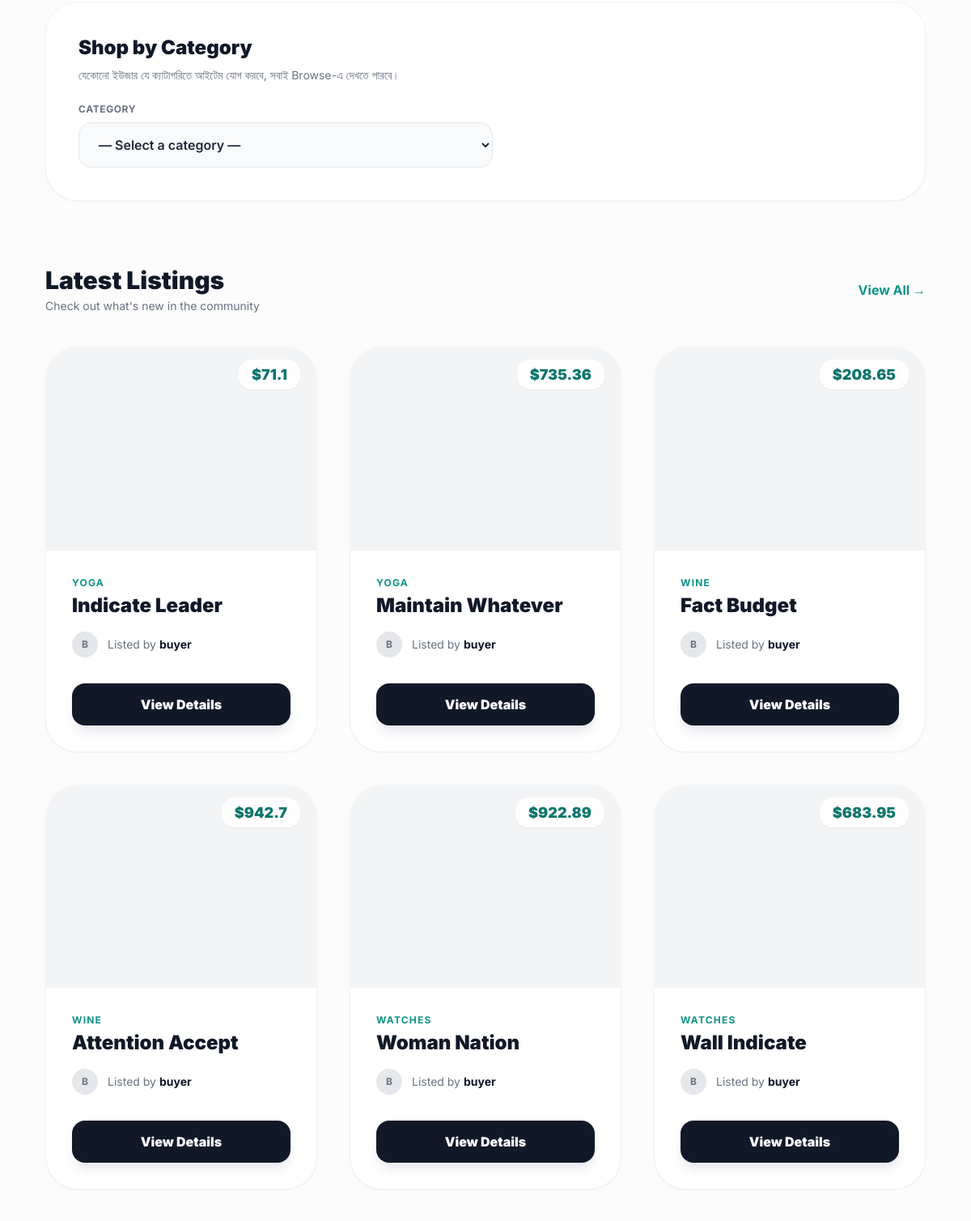
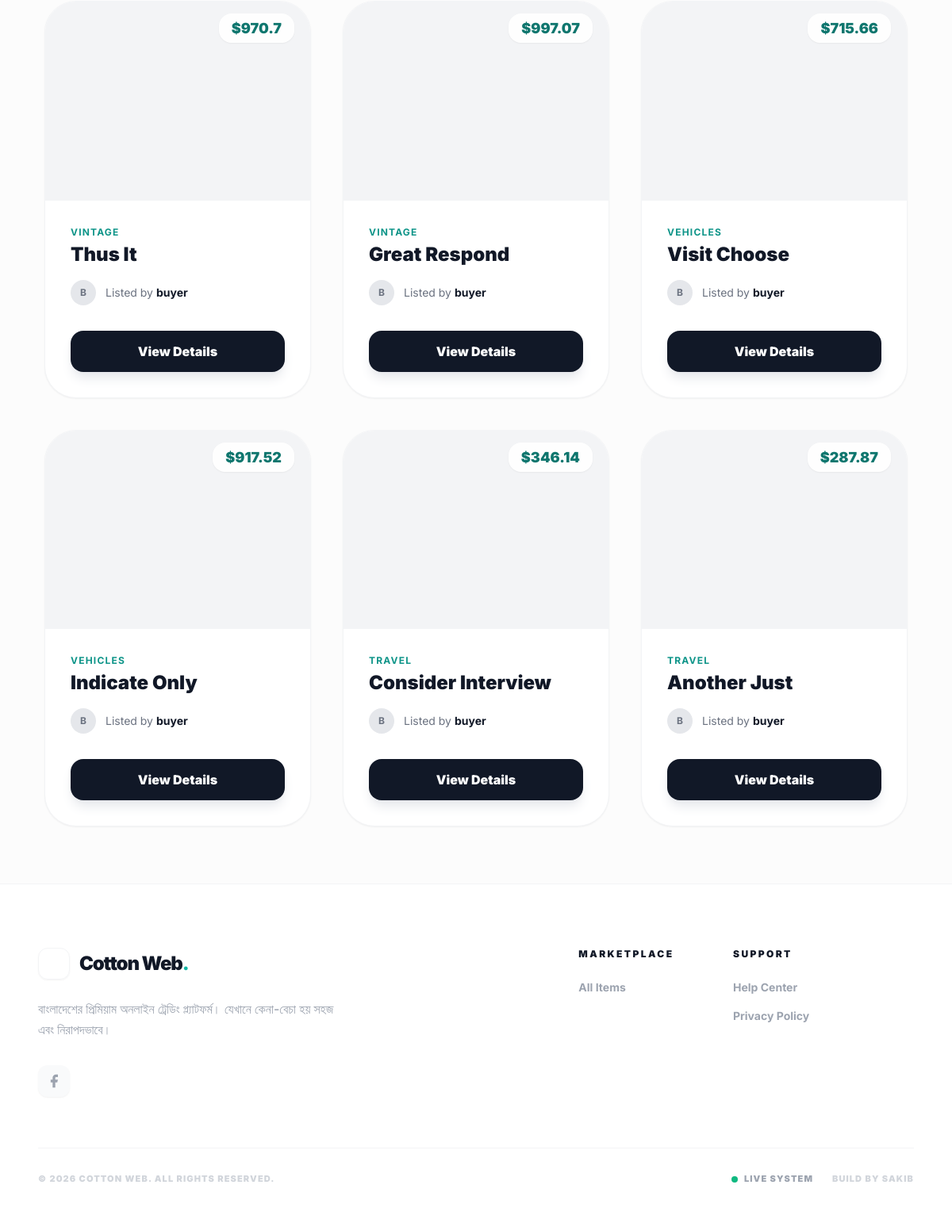
Before: / (lower part) with the older database file (2 pictures, top to bottom).
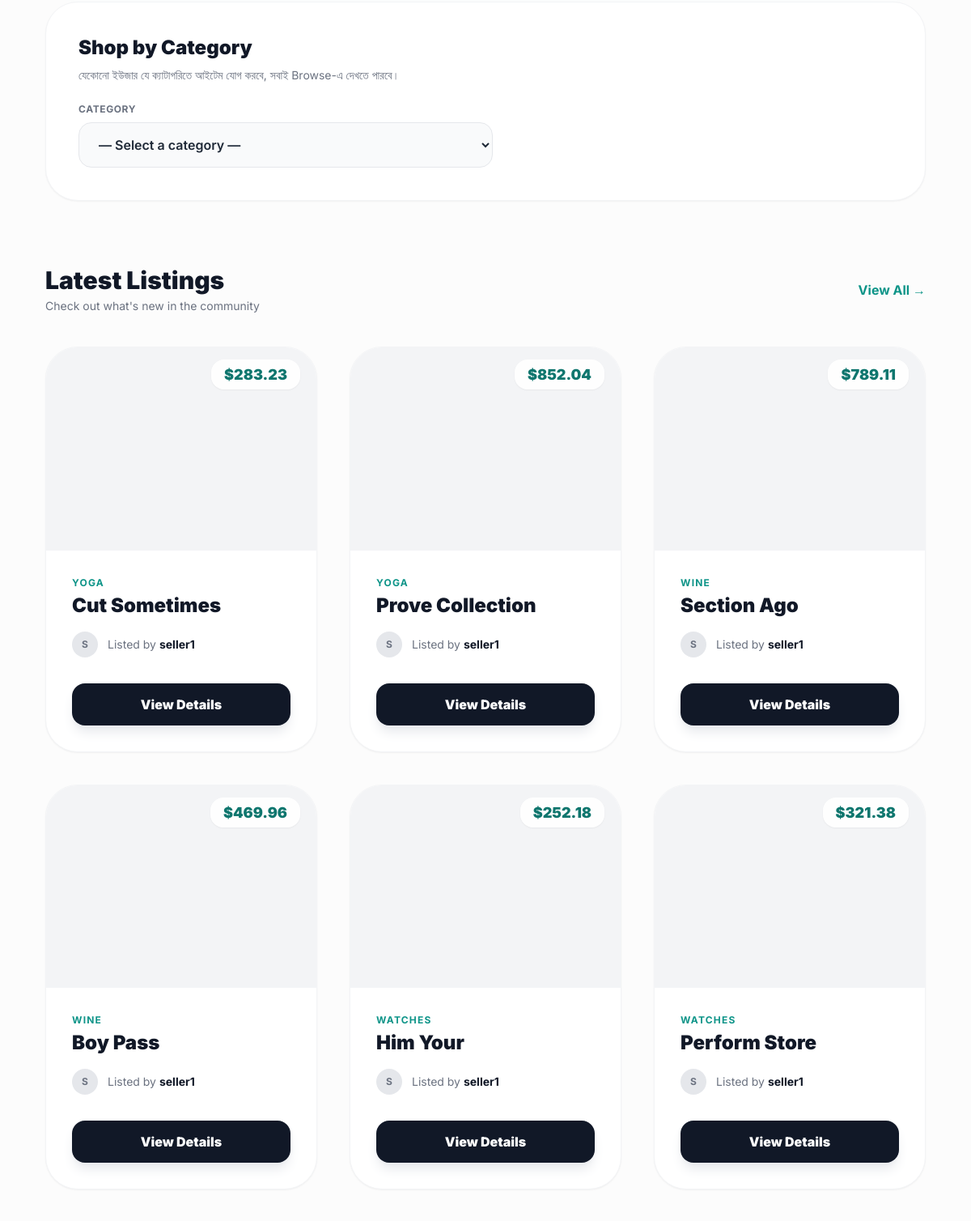
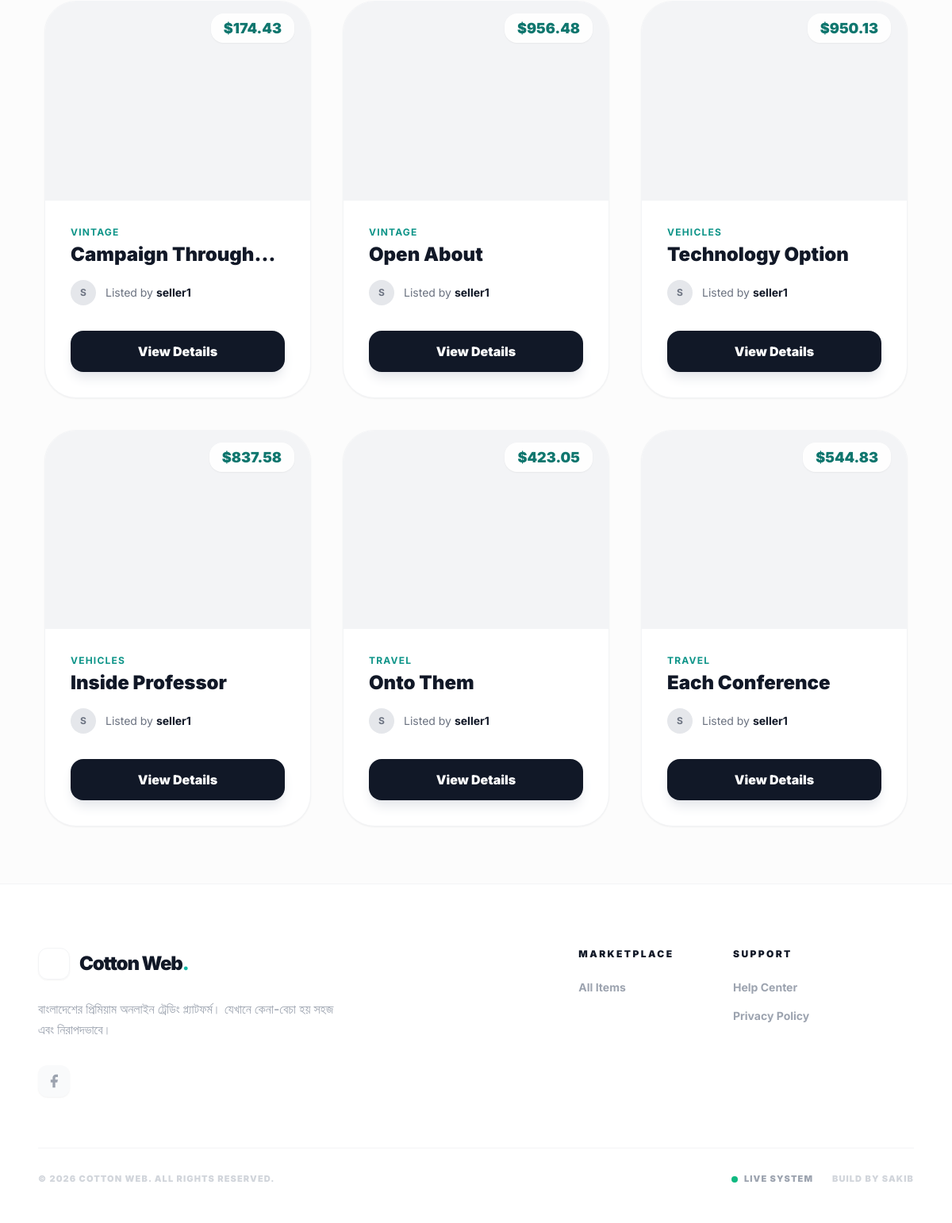
After: the same page with the newer database file (2 pictures, top to bottom).
### item/models.py (models this page shows, shortened)
class Item(models.Model):
    category = models.ForeignKey(
        Category,
        related_name='items',
        on_delete=models.CASCADE,
    )
    user = models.ForeignKey(
        settings.AUTH_USER_MODEL,
        related_name='items',
        on_delete=models.CASCADE,
    )
    name = models.CharField(max_length=100)
    description = models.TextField(blank=True, null=True)
    price = models.FloatField()
    image = models.ImageField(upload_to='item_images', blank=True, null=True)
    is_sold = models.BooleanField(default=False, db_index=True)
    created_at = models.DateTimeField(auto_now_add=True, db_index=True)

class Category(models.Model):
    name = models.CharField(max_length=200)
    class Meta:
        verbose_name_plural = 'Categories'
        ordering = ('name',)

### core/models.py (models this page shows, shortened)
class CustomUserModel(AbstractUser):
    full_name = models.CharField(max_length=100, null=True, blank=True)
    phone = models.CharField(max_length=20, null=True, blank=True)
    USER_TYPE_CHOICES = [
        ('Admin', 'Admin'),
        ('Seller', 'Seller'),
        ('Buyer', 'Buyer'),
    ]
    user_type = models.CharField(max_length=20, choices=USER_TYPE_CHOICES, null=True, blank=True)

### core/views.py (the view)
# urls.py: path('', views.index, name='index'),
def index(request):
    items = (
        Item.objects.filter(is_sold=False)
        .select_related('category', 'user')
        .order_by('-created_at')[:12]
    )
    categories = Category.objects.all().order_by('name')
    return render(request, 'core/index.html', {
        'categories': categories,
        'items': items,
    })

### core/context_processors.py (called while the page is built)
def categories(request):
    return {
        'all_categories': Category.objects.all()
    }

def is_seller(request):
    if request.user.is_authenticated:
        return {
            'is_seller': request.user.user_type == 'Seller'
        }
    return {'is_seller': False}

def notification_count(request):
    if request.user.is_authenticated:
        count = Notification.objects.filter(
            user=request.user,
            is_read=False
        ).count()
        return {'unread_notification_count': count}
    return {'unread_notification_count': 0}

### core/templates/core/index.html (shortened to what the changed rows need)
{% extends 'core/base.html' %}
{% block content %}
<div class="max-w-7xl mx-auto px-4 sm:px-6 lg:px-8 py-6">
    <div class="mb-20 bg-white rounded-[2.5rem] border border-gray-100 p-8 md:p-10 shadow-sm">
        <h2 class="text-2xl font-black text-gray-900 mb-2">Shop by Category</h2>
    </div>
    <div>
        <div class="flex items-center justify-between mb-10">
            <div>
                <h2 class="text-3xl font-black text-gray-900">Latest Listings</h2>
            </div>
        </div>
        <div class="grid grid-cols-1 sm:grid-cols-2 lg:grid-cols-3 gap-10">
            {% for item in items %}
                <div class="group bg-white rounded-[2.5rem] border border-gray-100 overflow-hidden shadow-sm hover:shadow-2xl transition-all duration-500 transform hover:-translate-y-2">
                    <div class="relative aspect-[4/3] overflow-hidden bg-gray-100">
                        {% if item.image and item.image.url %}
                            <img src="{{ item.image.url }}"
                                 alt="{{ item.name }}"
                                 loading="lazy"
                                 class="w-full h-full object-cover group-hover:scale-110 transition-transform duration-700">
                        {% else %}
                            <img src="https://picsum.photos/seed/{{ item.id }}/600/450"
                                 alt="{{ item.name }}"
                                 loading="lazy"
                                 class="w-full h-full object-cover group-hover:scale-110 transition-transform duration-700">
                        {% endif %}
                        <div class="absolute top-5 right-5">
                            <span class="bg-white/90 backdrop-blur px-4 py-2 rounded-2xl text-lg font-black text-teal-700 shadow-sm">
                                ${{ item.price }}
                            </span>
                        </div>
                    </div>
                    <div class="p-8">
                        <div class="mb-4">
                            <p class="text-teal-600 text-xs font-bold uppercase tracking-widest mb-1">{{ item.category.name }}</p>
                            <h3 class="font-black text-gray-900 text-2xl group-hover:text-teal-600 transition-colors truncate">
                                {{ item.name }}
                            </h3>
                        </div>
                        <div class="flex items-center gap-3 mb-8">
                            <div class="w-8 h-8 rounded-full bg-gray-200 flex items-center justify-center text-xs font-bold text-gray-500">
                                {{ item.user.username|slice:":1"|upper }}
                            </div>
                            <p class="text-gray-500 text-sm">Listed by <span class="text-gray-900 font-bold">{{ item.user.username }}</span></p>
                        </div>
                        <a href="{% url 'item:detail' item.id %}"
                           class="flex items-center justify-center w-full py-4 bg-gray-900 text-white font-black rounded-2xl hover:bg-teal-600 transition-all shadow-lg shadow-gray-200 hover:shadow-teal-200">
                            View Details
                        </a>
                    </div>
                </div>
            {% empty %}
                <div class="col-span-full py-20 text-center">
                    <p class="text-gray-400 text-xl italic">No items found. Be the first to list one!</p>
                </div>
            {% endfor %}
        </div>
    </div>
</div>
{% endblock %}

Changed rows visible on the page:
no longer on this page (row unchanged): Item: price "71.1", category.name "YOGA", name "Indicate Leader", user.username "B", user.username "buyer"
no longer on this page (row unchanged): Item: price "735.36", category.name "YOGA", name "Maintain Whatever", user.username "B", user.username "buyer"
no longer on this page (row unchanged): Item: price "208.65", category.name "WINE", name "Fact Budget", user.username "B", user.username "buyer"
no longer on this page (row unchanged): Item: price "942.7", category.name "WINE", name "Attention Accept", user.username "B", user.username "buyer"
no longer on this page (row unchanged): Item: price "922.89", category.name "WATCHES", name "Woman Nation", user.username "B", user.username "buyer"
no longer on this page (row unchanged): Item: price "683.95", category.name "WATCHES", name "Wall Indicate", user.username "B", user.username "buyer"
no longer on this page (row unchanged): Item: price "970.7", category.name "VINTAGE", name "Thus It", user.username "B", user.username "buyer"
no longer on this page (row unchanged): Item: price "997.07", category.name "VINTAGE", name "Great Respond", user.username "B", user.username "buyer"
no longer on this page (row unchanged): Item: price "715.66", category.name "VEHICLES", name "Visit Choose", user.username "B", user.username "buyer"
no longer on this page (row unchanged): Item: price "917.52", category.name "VEHICLES", name "Indicate Only", user.username "B", user.username "buyer"
no longer on this page (row unchanged): Item: price "346.14", category.name "TRAVEL", name "Consider Interview", user.username "B", user.username "buyer"
no longer on this page (row unchanged): Item: price "287.87", category.name "TRAVEL", name "Another Just", user.username "B", user.username "buyer"
added Item: price "283.23", category.name "YOGA", name "Cut Sometimes", user.username "S", user.username "seller1"
added Item: price "852.04", category.name "YOGA", name "Prove Collection", user.username "S", user.username "seller1"
added Item: price "789.11", category.name "WINE", name "Section Ago", user.username "S", user.username "seller1"
added Item: price "469.96", category.name "WINE", name "Boy Pass", user.username "S", user.username "seller1"
added Item: price "252.18", category.name "WATCHES", name "Him Your", user.username "S", user.username "seller1"
added Item: price "321.38", category.name "WATCHES", name "Perform Store", user.username "S", user.username "seller1"
added Item: price "174.43", category.name "VINTAGE", name "Campaign Through…", user.username "S", user.username "seller1"
added Item: price "956.48", category.name "VINTAGE", name "Open About", user.username "S", user.username "seller1"
added Item: price "950.13", category.name "VEHICLES", name "Technology Option", user.username "S", user.username "seller1"
added Item: price "837.58", category.name "VEHICLES", name "Inside Professor", user.username "S", user.username "seller1"
added Item: price "423.05", category.name "TRAVEL", name "Onto Them", user.username "S", user.username "seller1"
added Item: price "544.83", category.name "TRAVEL", name "Each Conference", user.username "S", user.username "seller1"
